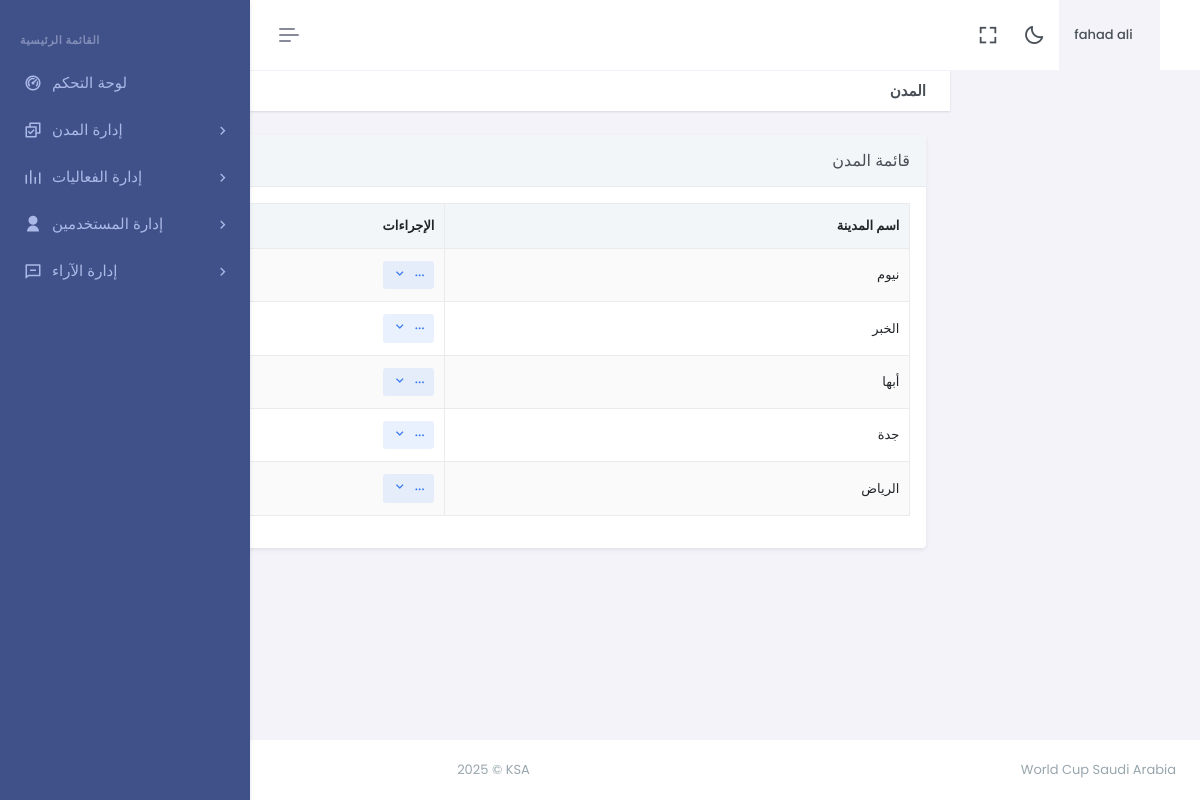
Screenshot of /dashboard/city.php (signed in) with the database file from the repository.
### tables this page shows
CREATE TABLE `city` (
  `id` int(11) NOT NULL,
  `city_title` varchar(500) NOT NULL,
  `city_desc` varchar(1000) NOT NULL,
  `city_detail` text NOT NULL,
  `ufile` varchar(1000) NOT NULL,
  `upadated_at` timestamp NOT NULL DEFAULT current_timestamp() ON UPDATE current_timestamp()
);

### dashboard/city.php (the view, shortened to what this page needs)
<?php
include "header.php";
include "sidebar.php";
?>
<div class="main-content" dir="rtl">
    <div class="page-content">
        <div class="container-fluid">
            <div class="row">
                <div class="col-12">
                    <div class="page-title-box d-sm-flex align-items-center justify-content-between">
                        <h4 class="mb-sm-0">المدن</h4>
                        <div class="page-title-left">
                            <ol class="breadcrumb m-0">
                                <li class="breadcrumb-item"><a href="javascript: void(0);">الكل</a></li>
                                <li class="breadcrumb-item active">المدن</li>
                            </ol>
                        </div>
                    </div>
                </div>
            </div>
            <div class="row">
                <div class="col-lg-12">
                    <div class="card shadow-sm">
                        <div class="card-header bg-light">
                            <h5 class="card-title mb-0">قائمة المدن</h5>
                        </div>
                        <div class="card-body">
                            <div class="table-responsive">
                                <table id="example" class="table table-bordered table-hover table-striped align-middle">
                                    <thead class="table-light">
                                        <tr>
                                            <th>اسم المدينة</th>
                                            <th>الإجراءات</th>
                                        </tr>
                                    </thead>
                                    <tbody>
                                        <?php
                                        $q = "SELECT * FROM city ORDER BY id DESC";
                                        $r123 = mysqli_query($con, $q);
                                        while ($ro = mysqli_fetch_array($r123)) {
                                            $id = $ro["id"];
                                            $city_title = $ro["city_title"];
                                            echo "<tr>
                                                <td>$city_title</td>
                                                <td>
                                                    <div class='dropdown d-inline-block'>
                                                        <button class='btn btn-soft-secondary btn-sm dropdown-toggle' type='button' data-bs-toggle='dropdown' aria-expanded='false'>
                                                            <i class='ri-more-fill align-middle'></i>
                                                        </button>
                                                        <ul class='dropdown-menu dropdown-menu-start'>
                                                            <li>
                                                                <a href='editcity.php?id=$id' class='dropdown-item'>
                                                                    <i class='ri-pencil-fill align-bottom me-2 text-muted'></i> تعديل
                                                                </a>
                                                            </li>
                                                            <li>
                                                                <a href='javascript:void(0);' class='dropdown-item text-danger' onclick='confirmDelete($id)'>
                                                                    <i class='ri-delete-bin-fill align-bottom me-2'></i> حذف
                                                                </a>
                                                            </li>
                                                        </ul>
                                                    </div>
                                                </td>
                                            </tr>";
                                        }
                                        ?>
                                    </tbody>
                                </table>
                            </div>
                        </div>
                    </div>
                </div>
            </div>
        </div>
    </div>
</div>
<?php include "footer.php"; ?>

### rows the page displays
city: city_title "نيوم"
city: city_title "الخبر"
city: city_title "أبها"
city: city_title "جدة"
city: city_title "الرياض"

### other values shown
$username "fahad ali"
